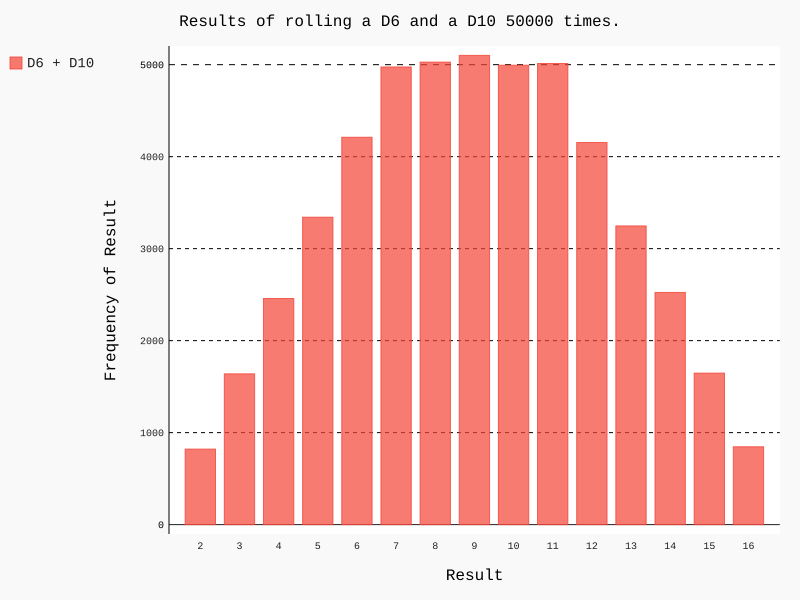

The Python source for this figure:
import pygal

from die import Die

if __name__ == '__main__':

    die_1 = Die(6)
    die_2 = Die(10)

    results = []
    for roll_num in range(50000):
        result = die_1.roll() + die_2.roll()
        results.append(result)

    frequencies = []
    max_result = die_1.num_sides + die_2.num_sides
    for value in range(2, max_result+1):
        frequency = results.count(value)
        frequencies.append(frequency)

    # 创建条形图实例
    hist = pygal.Bar()

    hist.title = 'Results of rolling a D6 and a D10 50000 times.'
    hist.x_labels = list(range(2, max_result+1))
    hist.x_title = 'Result'
    hist.y_title = 'Frequency of Result'

    hist.add('D6 + D10', frequencies)
    hist.render_to_file('different_dice.svg')
